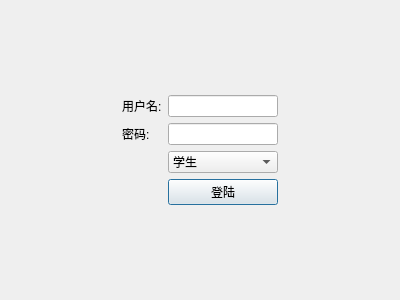
<?xml version="1.0" encoding="UTF-8"?>
<ui version="4.0">
 <class>LoginDialog</class>
 <widget class="QDialog" name="LoginDialog">
  <property name="geometry">
   <rect>
    <x>0</x>
    <y>0</y>
    <width>400</width>
    <height>300</height>
   </rect>
  </property>
  <property name="windowTitle">
   <string/>
  </property>
  <layout class="QGridLayout" name="gridLayout">
   <item row="1" column="0">
    <spacer name="horizontalSpacer">
     <property name="orientation">
      <enum>Qt::Horizontal</enum>
     </property>
     <property name="sizeHint" stdset="0">
      <size>
       <width>40</width>
       <height>20</height>
      </size>
     </property>
    </spacer>
   </item>
   <item row="0" column="2">
    <spacer name="verticalSpacer">
     <property name="orientation">
      <enum>Qt::Vertical</enum>
     </property>
     <property name="sizeHint" stdset="0">
      <size>
       <width>20</width>
       <height>40</height>
      </size>
     </property>
    </spacer>
   </item>
   <item row="1" column="3">
    <spacer name="horizontalSpacer_2">
     <property name="orientation">
      <enum>Qt::Horizontal</enum>
     </property>
     <property name="sizeHint" stdset="0">
      <size>
       <width>40</width>
       <height>20</height>
      </size>
     </property>
    </spacer>
   </item>
   <item row="2" column="2">
    <widget class="QLineEdit" name="pwdLe"/>
   </item>
   <item row="1" column="1">
    <widget class="QLabel" name="userLb">
     <property name="text">
      <string>用户名:</string>
     </property>
    </widget>
   </item>
   <item row="4" column="2">
    <widget class="QPushButton" name="loginBtn">
     <property name="text">
      <string>登陆</string>
     </property>
    </widget>
   </item>
   <item row="2" column="1">
    <widget class="QLabel" name="pwdLb">
     <property name="text">
      <string>密码:</string>
     </property>
    </widget>
   </item>
   <item row="5" column="2">
    <spacer name="verticalSpacer_2">
     <property name="orientation">
      <enum>Qt::Vertical</enum>
     </property>
     <property name="sizeHint" stdset="0">
      <size>
       <width>20</width>
       <height>40</height>
      </size>
     </property>
    </spacer>
   </item>
   <item row="1" column="2">
    <widget class="QLineEdit" name="userLe"/>
   </item>
   <item row="3" column="2">
    <widget class="QComboBox" name="userTypeCb">
     <item>
      <property name="text">
       <string>学生</string>
      </property>
     </item>
     <item>
      <property name="text">
       <string>管理员</string>
      </property>
     </item>
    </widget>
   </item>
  </layout>
 </widget>
 <resources/>
 <connections/>
</ui>
